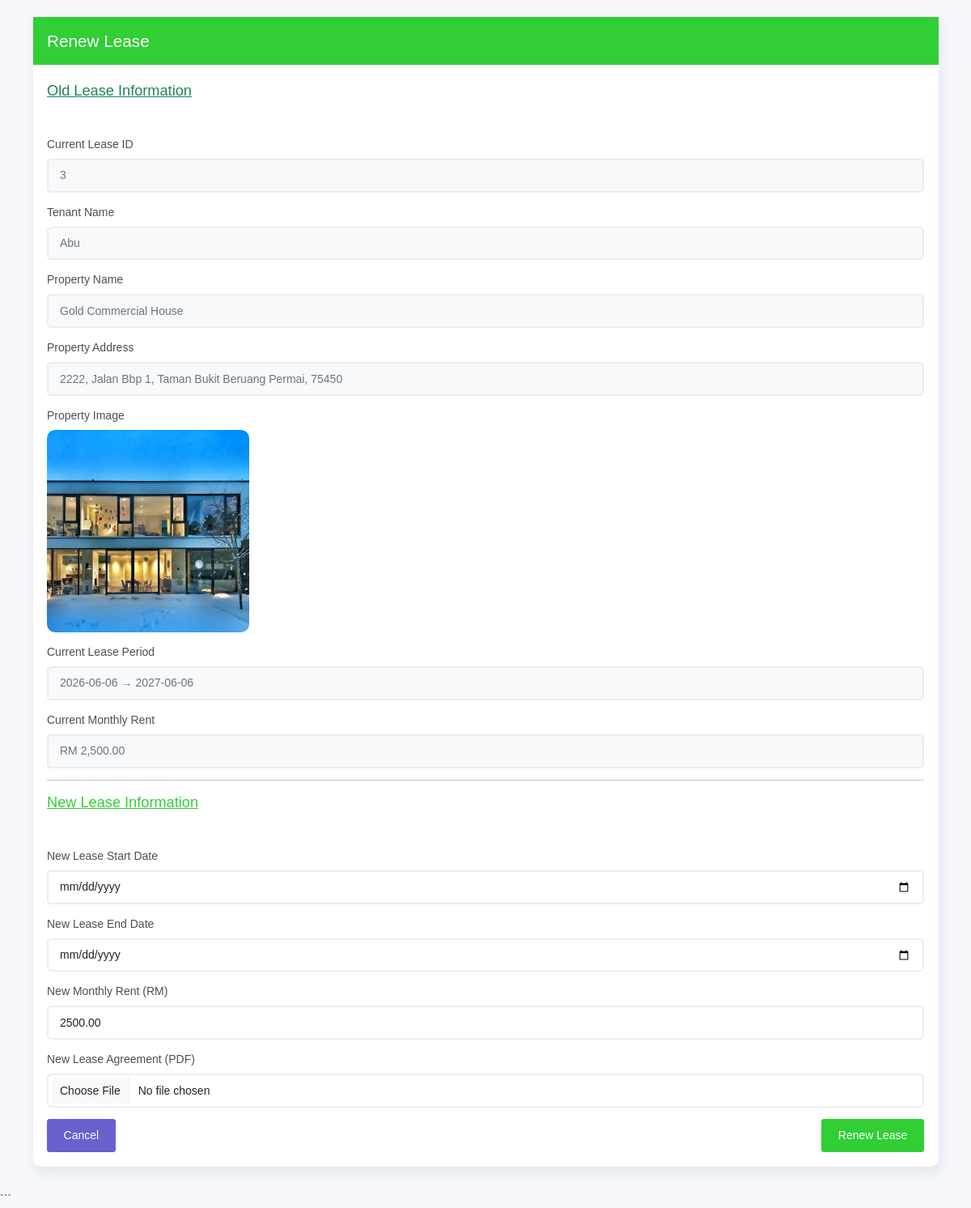
The app's page /Admin/tables/renewlease.php?id=3 (signed in) with its own data.
### tables this page shows
CREATE TABLE `leases` (
  `lease_id` int(11) NOT NULL,
  `tenant_id` int(11) NOT NULL,
  `property_id` int(11) NOT NULL,
  `lease_start_date` date NOT NULL,
  `lease_end_date` date NOT NULL,
  `monthly_rent` decimal(10,2) NOT NULL,
  `lease_document` varchar(255) DEFAULT NULL,
  `lease_status` enum('active','expired','terminated') DEFAULT 'active',
  `created_at` timestamp NOT NULL DEFAULT current_timestamp()
);

CREATE TABLE `users` (
  `user_id` int(11) NOT NULL,
  `full_name` varchar(100) NOT NULL,
  `pictures` varchar(255) NOT NULL,
  `email` varchar(100) NOT NULL,
  `phone_number` varchar(20) DEFAULT NULL,
  `password` varchar(255) NOT NULL,
  `role` enum('admin','tenant') NOT NULL,
  `status` enum('active','inactive') DEFAULT 'active',
  `created_at` timestamp NOT NULL DEFAULT current_timestamp(),
  `is_read` tinyint(1) DEFAULT 0
);

CREATE TABLE `properties` (
  `property_id` int(11) NOT NULL,
  `property_name` varchar(100) NOT NULL,
  `property_type` enum('residential','commercial') NOT NULL,
  `address` text NOT NULL,
  `rental_price` decimal(10,2) NOT NULL,
  `number_of_rooms` int(11) DEFAULT NULL,
  `property_description` text DEFAULT NULL,
  `occupancy_status` enum('available','rented') DEFAULT 'available',
  `property_image` varchar(255) DEFAULT NULL,
  `activation` enum('active','inactive') NOT NULL,
  `created_at` timestamp NOT NULL DEFAULT current_timestamp()
);

### Admin/tables/renewlease.php (the view, shortened to what this page needs)
<?php
include '../databaseconnection.php';
$id = intval($_GET['id'] ?? 0);
$result = mysqli_query(
    $conn,
    "SELECT
        l.*,
        p.property_name,
        p.property_image,
        p.address,
        u.full_name AS tenant_name
     FROM leases l
     LEFT JOIN properties p ON l.property_id = p.property_id
     LEFT JOIN users u ON l.tenant_id = u.user_id
     WHERE l.lease_id = $id"
);
$lease = mysqli_fetch_assoc($result);
?>
<!DOCTYPE html>
<html>
<head>
<link rel="stylesheet" href="../assets/css/bootstrap.min.css">
<link rel="stylesheet" href="../assets/css/kaiadmin.min.css">
</head>
<body>
<div class="container mt-4">
<div class="card">
    <div class="card-header bg-success text-white">
        <h4 class="mb-0">Renew Lease</h4>
    </div>
    <div class="card-body">
        <h5 class="mb-5 text-success" style="text-decoration:underline; color:#198754 !important;">
                Old Lease Information
            </h5>
        <form id="renewLeaseForm"
              method="POST"
              enctype="multipart/form-data">
            <div class="mb-3">
                <label class="form-label">Current Lease ID</label>
                <div class="form-control readonly-box">
                    <?= htmlspecialchars($lease['lease_id']) ?>
                </div>
            </div>
            <div class="mb-3">
                <label class="form-label">Tenant Name</label>
                <div class="form-control readonly-box">
                    <?= htmlspecialchars($lease['tenant_name']) ?>
                </div>
            </div>
            <div class="mb-3">
                <label class="form-label">Property Name</label>
                <div class="form-control readonly-box">
                    <?= htmlspecialchars($lease['property_name']) ?>
                </div>
            </div>
            <div class="mb-3">
                <label class="form-label">Property Address</label>
                <div class="form-control readonly-box">
                    <?= htmlspecialchars($lease['address']) ?>
                </div>
            </div>
            <div class="mb-3">
                <label class="form-label">Property Image</label><br>
                <?php if (!empty($lease['property_image'])) { ?>
                    <img src="../<?= htmlspecialchars($lease['property_image']) ?>"
                         class="preview-image">
                <?php } ?>
            </div>
            <div class="mb-3">
                <label class="form-label">Current Lease Period</label>
                <div class="form-control readonly-box">
                    <?= htmlspecialchars($lease['lease_start_date']) ?>
                    →
                    <?= htmlspecialchars($lease['lease_end_date']) ?>
                </div>
            </div>
            <div class="mb-3">
                <label class="form-label">Current Monthly Rent</label>
                <div class="form-control readonly-box">
                    RM <?= number_format($lease['monthly_rent'], 2) ?>
                </div>
            </div>
            <hr>
            <h5 class="mb-5 text-success" style="text-decoration:underline;">
                New Lease Information
            </h5>
            <div class="mb-3">
                <label class="form-label">New Lease Start Date</label>
                <input type="date"
                       id="startDate"
                       name="lease_start_date"
                       class="form-control"
                       required>
            </div>
            <div class="mb-3">
                <label class="form-label">New Lease End Date</label>
                <input type="date"
                       id="endDate"
                       name="lease_end_date"
                       class="form-control"
                       required>
            </div>
            <div class="mb-3">
                <label class="form-label">
                    New Monthly Rent (RM)
                </label>
                <input type="number"
                       step="0.01"
                       min="0"
                       id="rent"
                       name="monthly_rent"
                       class="form-control"
                       value="<?= htmlspecialchars($lease['monthly_rent']) ?>"
                       required>
            </div>
            <div class="mb-3">
                <label class="form-label">
                    New Lease Agreement (PDF)
                </label>
                <input type="file"
                       name="lease_document"
                       class="form-control"
                       accept=".pdf"
                       required>
            </div>
            <div class="d-flex justify-content-between">
                <a href="lease.php"
                   class="btn btn-secondary">
                    Cancel
                </a>
                <button type="submit"
                        class="btn btn-success">
                    Renew Lease
                </button>
            </div>
        </form>
    </div>
</div>
</div>
</body>
</html>

### Admin/tables/renewlease.php (style rules this page uses)
.preview-image { max-width:250px; border-radius:10px; }
.readonly-box { background:#f8f9fa; color:#6c757d; pointer-events:none; cursor:not-allowed; }

### records on screen
leases: lease_id "3", tenant.full_name "Abu", property.property_name "Gold Commercial House", property.address "2222, Jalan Bbp 1, Taman Bukit Beruang Permai, 75450", property.property_image (picture), lease_start_date "2026-06-06", lease_end_date "2027-06-06", monthly_rent "2,500.00", monthly_rent "2500.00"
